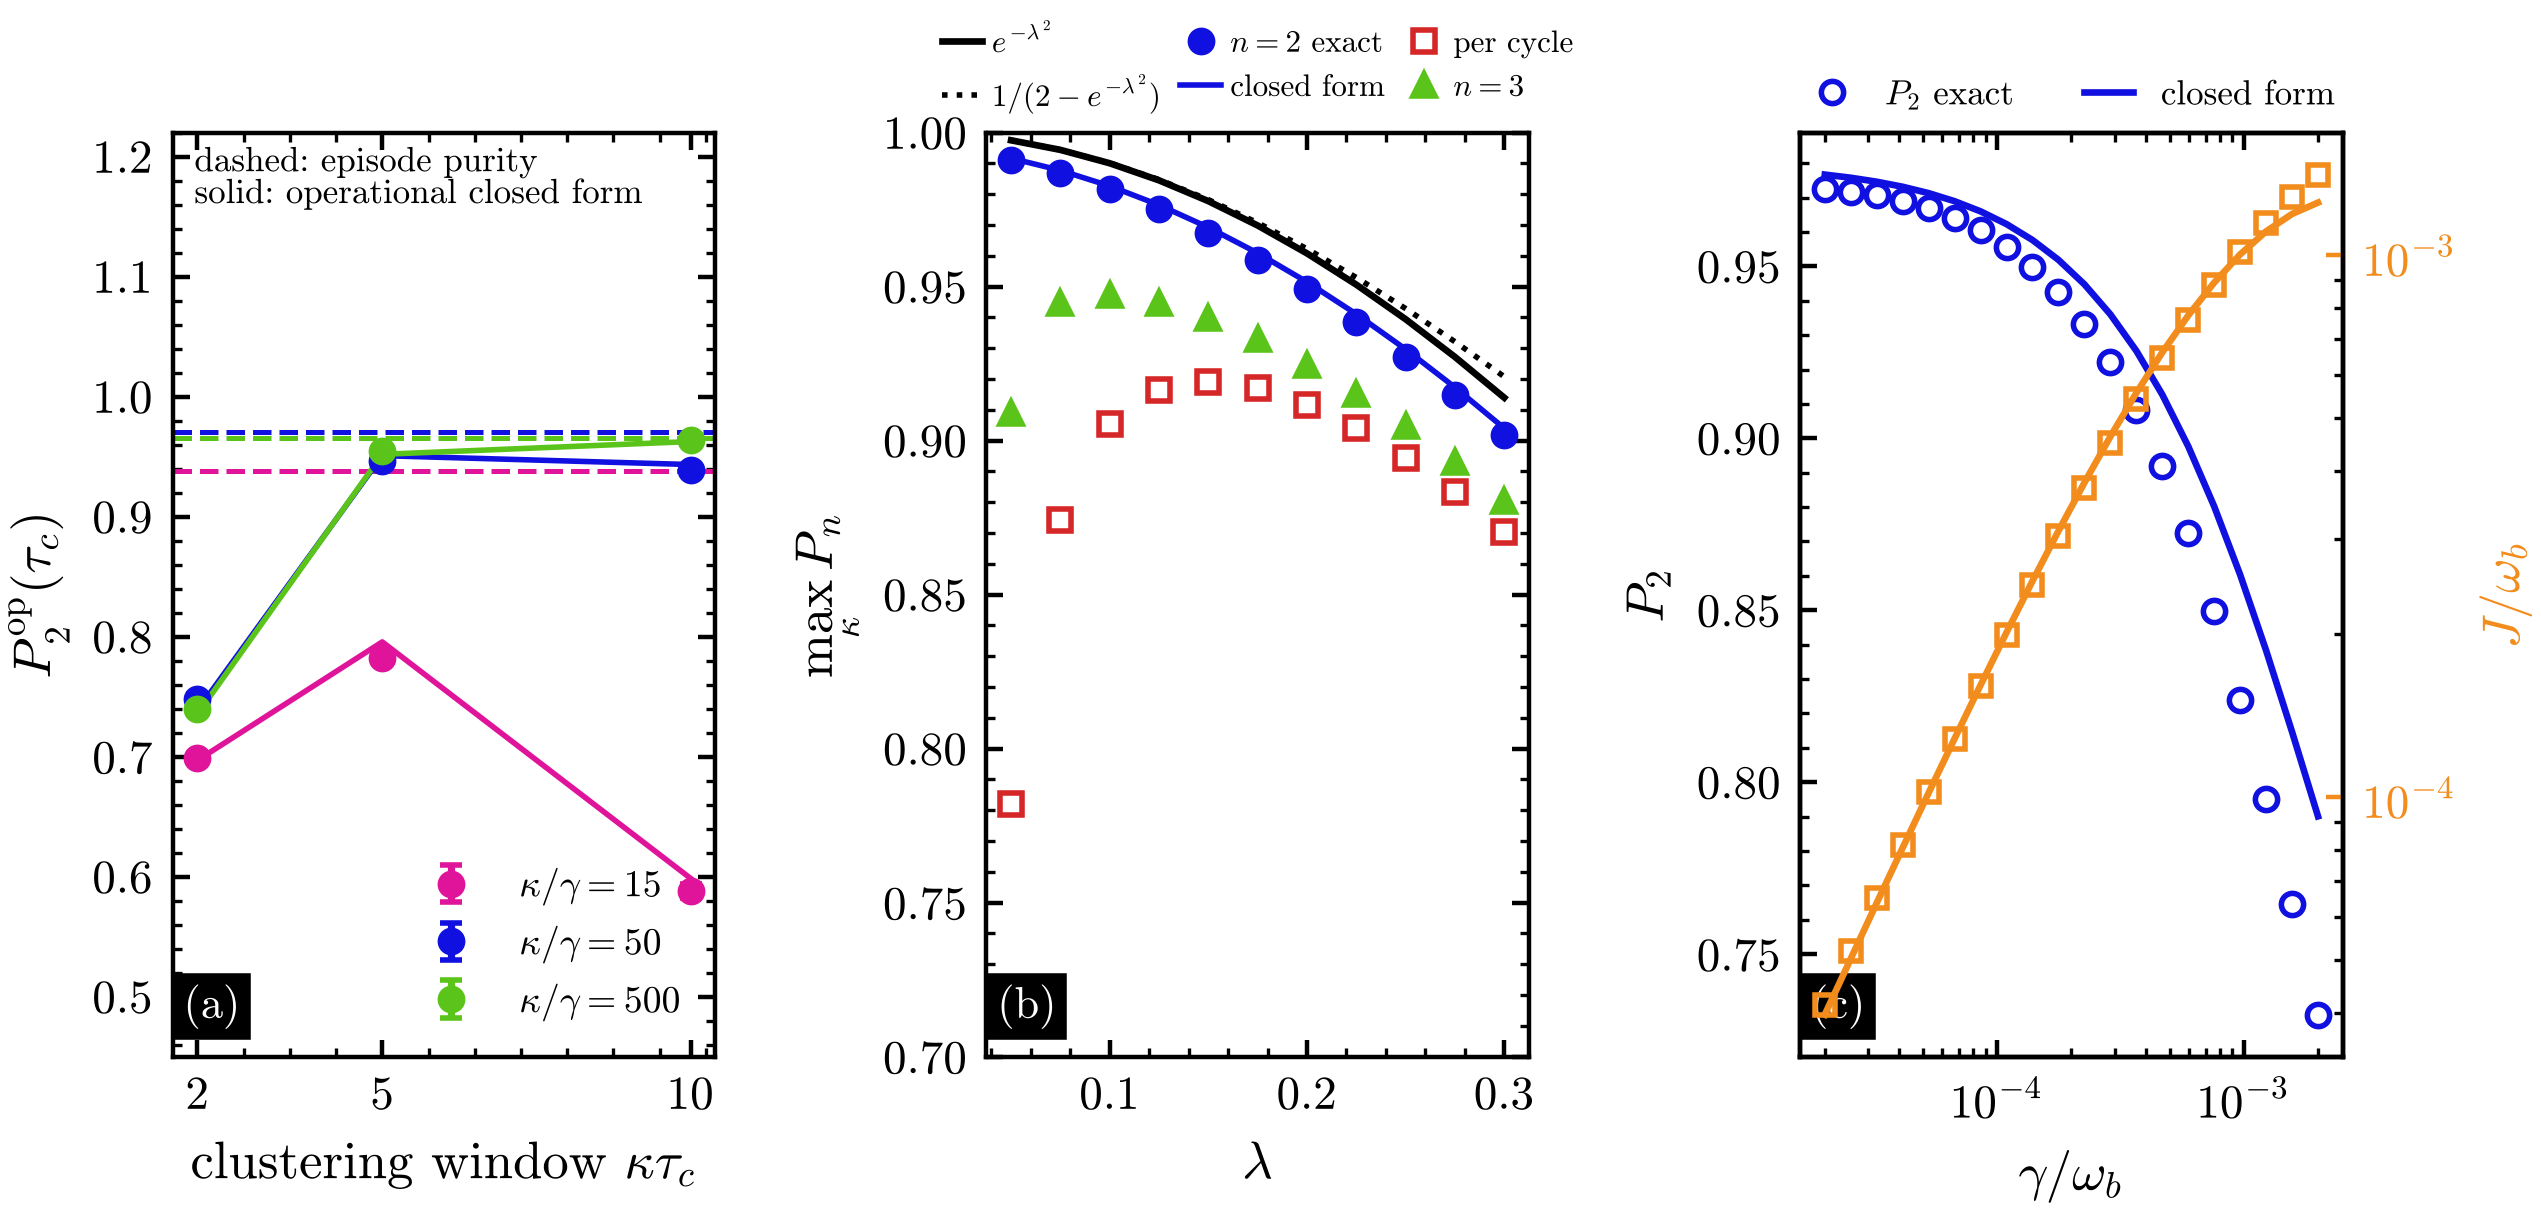

Write the Python code that produced this figure.
import sys; sys.path.insert(0,'../src')
from figstyle import *
fig=plt.figure(figsize=(7.0,3.0)); gs=fig.add_gridspec(1,3,wspace=0.50)
m=np.load('../data/C_mc.npz',allow_pickle=True)
# (a) pureza operativa vs tau_c
ax=fig.add_subplot(gs[0]); sel=[(0,C['mag'],r'$\kappa/\gamma=15$'),(4,C['blue'],r'$\kappa/\gamma=50$'),(7,C['green'],r'$\kappa/\gamma=500$')]
for i,c,lab in sel:
    kap=m['kap'][i]; tau=m['taus'][i]*kap if np.max(m['taus'][i])>50 else m['taus'][i]
    ax.errorbar(tau,m['P_mc'][i],yerr=m['P_mc_err'][i],fmt='o',color=c,ms=4,capsize=2,label=lab); ax.plot(tau,m['P_pred'][i],'-',color=c,lw=1.0)
    ax.axhline(m['P_ep'][i],color=c,ls='--',lw=0.9)
ax.set_xlabel(r'clustering window $\kappa\tau_c$'); ax.set_ylabel(r'$P_2^{\rm op}(\tau_c)$'); ax.set_ylim(0.45,1.22); ax.set_xticks([2,5,10]); panel(ax,'a','bl'); ax.legend(loc='lower right',fontsize=6.8)
ax.text(0.04,0.985,'dashed: episode purity\nsolid: operational closed form',transform=ax.transAxes,fontsize=6.3,va='top')
# (b) piso de Franck-Condon
f=np.load('../data/D5_floor.npz',allow_pickle=True); lam=f['lam']
ax=fig.add_subplot(gs[1]); ax.plot(lam,f['floor_exp'],'k-',lw=1.2,label=r'$e^{-\lambda^2}$'); ax.plot(lam,f['floor_ep'],'k:',lw=1.0,label=r'$1/(2-e^{-\lambda^2})$')
ax.plot(lam,f['n2_Pex'],'o',color=C['blue'],ms=4,label=r'$n=2$ exact'); ax.plot(lam,f['n2_Pcl'],'-',color=C['blue'],lw=1.0,label=r'closed form'); ax.plot(lam,f['n2_Pcyc'],'s',mfc='none',color=C['red'],ms=4,label='per cycle')
ax.plot(lam,f['n3_Pex'],'^',color=C['green'],ms=4,label=r'$n=3$')
ax.set_xlabel(r'$\lambda$'); ax.set_ylabel(r'$\max_\kappa P_n$'); ax.set_ylim(0.70,1.0); panel(ax,'b','bl'); ax.legend(loc='lower center',fontsize=5.6,ncol=3,columnspacing=0.6,handletextpad=0.3,handlelength=1.3,bbox_to_anchor=(0.5,1.0),borderaxespad=0.2)
# (c) gamma
g=np.load('../data/D7_dephasing.npz',allow_pickle=True)
ax=fig.add_subplot(gs[2]); ax.semilogx(g['gam'],g['P_vs_gam'],'o',color=C['blue'],mfc='none',ms=4,label='$P_2$ exact'); ax.semilogx(g['gam'],g['Pcl_vs_gam'],'-',color=C['blue'],lw=1.2,label='closed form')
ax.set_xlabel(r'$\gamma/\omega_b$'); ax.set_ylabel(r'$P_2$'); panel(ax,'c','bl'); ax2=ax.twinx(); ax2.loglog(g['gam'],g['J_vs_gam'],'s',color=C['orange'],mfc='none',ms=3.6); ax2.loglog(g['gam'],g['Jcl_vs_gam'],'-',color=C['orange'],lw=1.2); ax2.set_ylabel(r'$J/\omega_b$',color=C['orange'])
ax.legend(loc='lower center',fontsize=6.3,ncol=2,bbox_to_anchor=(0.5,1.0),borderaxespad=0.2,handlelength=1.4); ax2.tick_params(axis='y',colors=C['orange'],direction='in')
finish(fig); fig.savefig('fig5.png'); print('ok')
